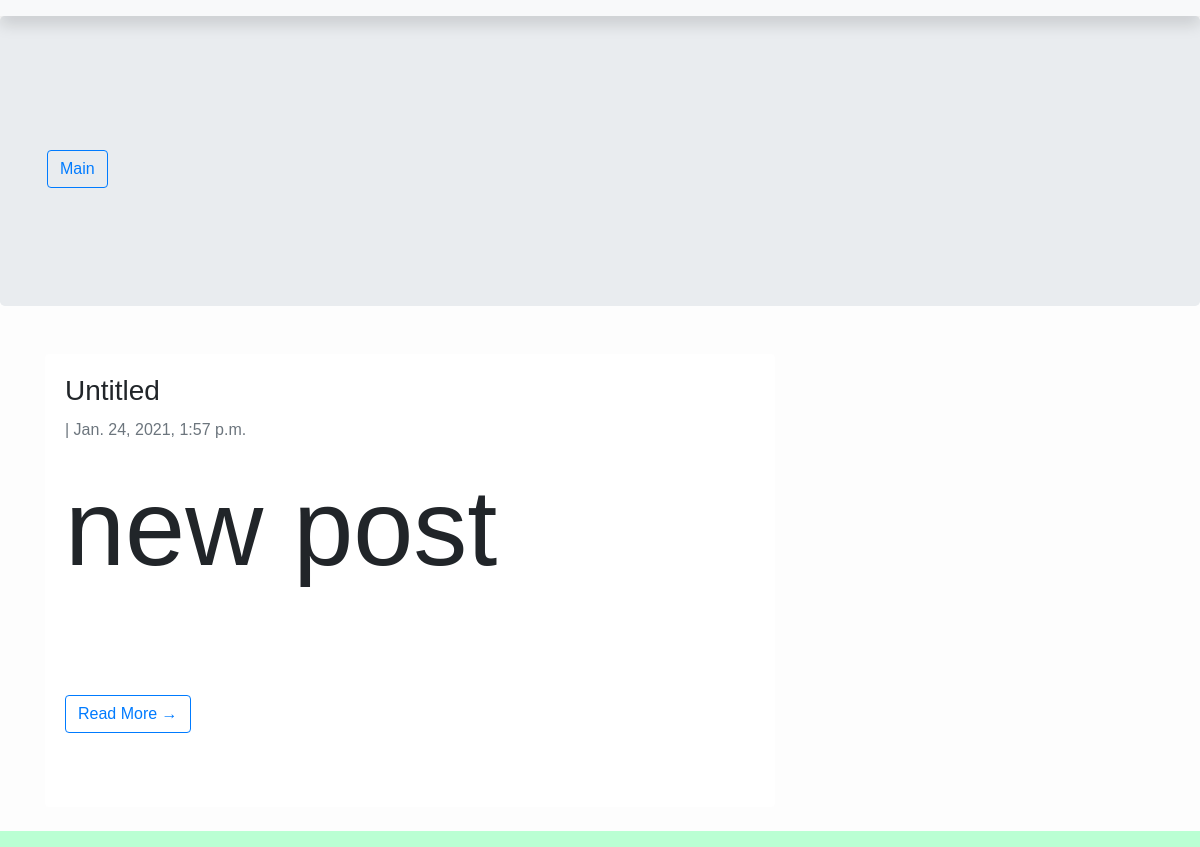
Page /a/ on the earlier database version.
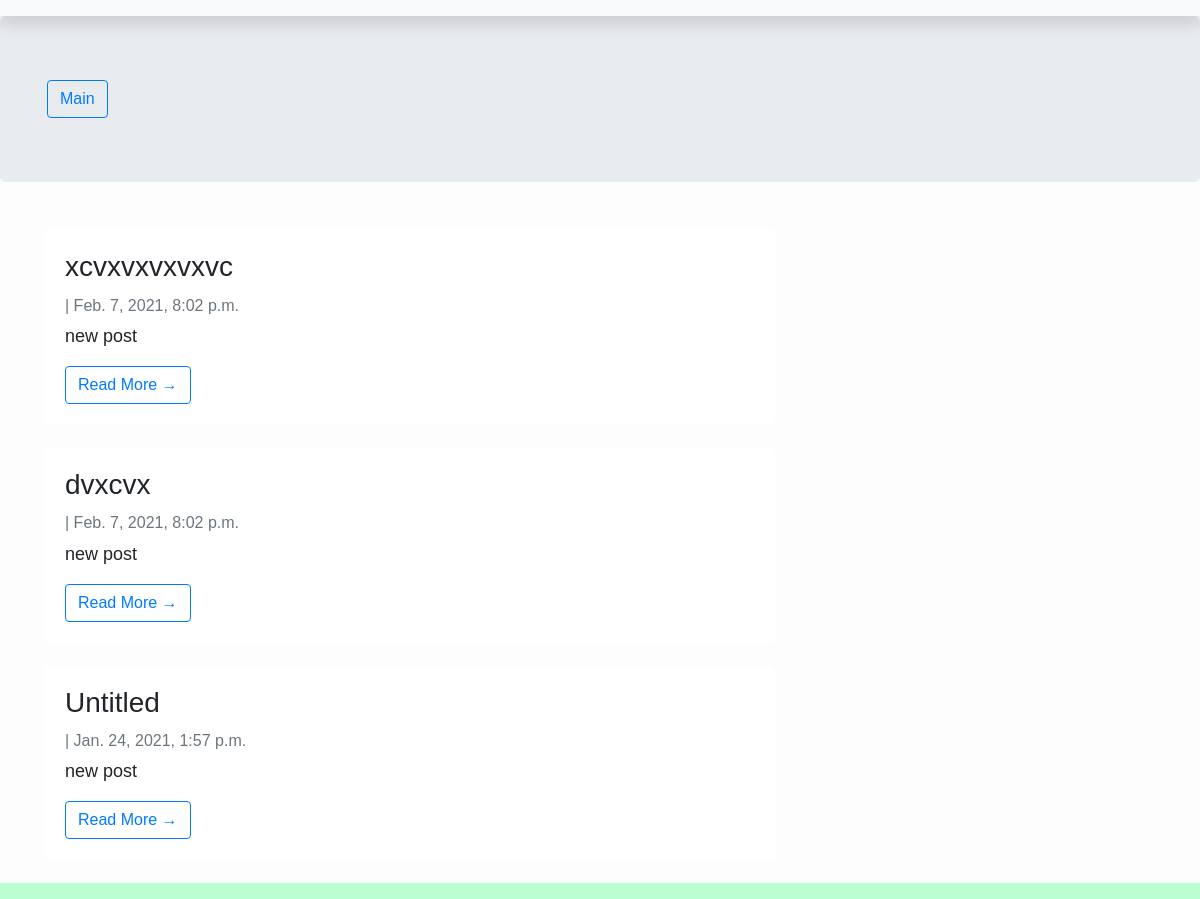
Same page on the later database version.
### blog/models.py (models this page shows, shortened)
class posts(models.Model):
    title = models.CharField(max_length=200, unique=True)
    slug = models.SlugField(max_length=200, unique=True)
    author = models.ForeignKey(User, on_delete= models.CASCADE)
    blog = models.ForeignKey(Blog, on_delete= models.CASCADE)
    updated_on = models.DateTimeField(auto_now= True)
    created_on = models.DateTimeField(auto_now_add=True)
    content = models.TextField()
    metades = models.CharField(max_length=300, default="new post")
    status = models.IntegerField(choices=STATUS, default=0)
    vote = models.IntegerField( default=0)
    class Meta:
        ordering = ['-created_on']

### blog/views.py (the view)
# urls.py: path('<blog>/', views.postslist.as_view(), name='posts'),
class postslist(generic.ListView):
    model = posts
    template_name = 'home.html'
    paginate_by = 4
    def get_queryset(self):
        self.blog = get_object_or_404(Blog, slug=self.kwargs['blog'])
        return posts.objects.filter(status=1).filter(blog=self.blog).order_by('-created_on')
    def get_context_data(self, **kwargs):
        context = super().get_context_data(**kwargs)
        self.blog = get_object_or_404(Blog, slug=self.kwargs['blog'])
        context['Blog'] = self.blog
        return context

### blog/models.py (called while the page is built)
    def __str__(self):
        return self.title

### blog/templates/home.html (shortened to what this page needs)
{% extends "base.html" %}
{% block content %}
<header class="jumbotron" >
    <div class="container">
<span>  <a href="/" class="btn btn-outline-primary">Main </a></span>
</header>
<div class="container">
    <div class="row">
        <div class="col-md-8 mt-3 left">
            {% for post in posts_list %}
            <div class="shadow-none card mb-4" id="newsfeed">
                <div class="card-body">
                    <h3 class="card-title">{{ post.title }}</h3>
                    <p class="card-text text-muted h6"> | {{ post.created_on}} </p>
                    <p class="card-text">{{post.metades }}</p>
                    <span><a href="{% url 'post_detail' post.blog post.slug  %}" class="btn btn-outline-primary">Read More →</a></span>
                </div>
            </div>
            {% endfor %}
        </div>
</div>
</div>
{%endblock%}

### accounts/templates/base.html (shortened to what this page needs)
<!DOCTYPE html>
<html lang="en">
<head>
  <link rel="stylesheet" href="https://stackpath.bootstrapcdn.com/bootstrap/4.5.2/css/bootstrap.min.css">
</head>
<body><div id="bodydiv"><div id="nofooter">
  <nav class="navbar navbar-expand-lg navbar-light bg-light shadow" id="topnav">
</nav>
{% block content %}
{% endblock content %}
</div>
<footer class="footer" id="foot">
<nav class="navbar navbar-expand-lg">
  </nav>
    </div>
</body>
</html>

### accounts/templates/base.html (style rules this page uses)
html, body { height: 100%; }
body { font-family: sans-serif; font-size: 18px; background-color: #fdfdfd; display: flex; flex-direction: column; }
#nofooter { flex: 1 0 auto; }
#foot { flex-shrink: 0; font-family: sans-serif; background-color: #BDFFD3; color: #00308F; bottom: 0px; width: 100%; }
.card-group,.card,.card-footer,.card-body { border: none; }

Differences in the rows shown:
added posts: title "xcvxvxvxvxvc", created_on "Feb. 7, 2021, 8:02 p.m.", metades "new post"
added posts: title "dvxcvx", created_on "Feb. 7, 2021, 8:02 p.m.", metades "new post"
